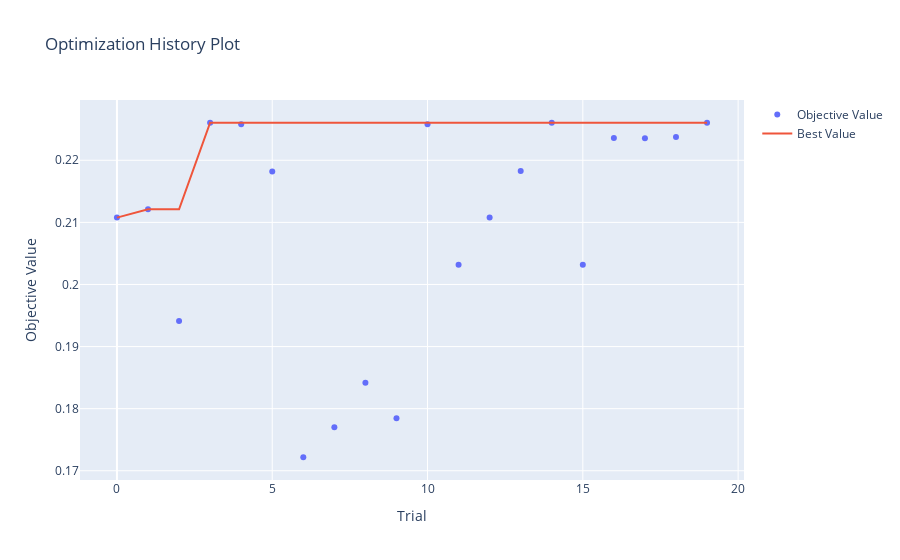

Notebook cell for this chart:
### Markdown cell above
Optuna nám mimo jiné dovoluje zobrazovat různé zajímavé grafy našeho trénování. My si ukážeme jen ty nejzajímavější.

### Code cell
optuna.visualization.plot_optimization_history(study)

### Figure 1 — Plotly figure (JSON) as saved in the notebook; plotly's stock layout.template omitted (floating-point values rounded to 4 significant figures)
{"data": [{"mode": "markers", "name": "Objective Value", "type": "scatter", "x": [0, 1, 2, 3, 4, 5, 6, 7, 8, 9, 10, 11, 12, 13, 14, 15, 16, 17, 18, 19], "y": [0.2108, 0.2121, 0.1941, 0.226, 0.2258, 0.2182, 0.1722, 0.177, 0.1842, 0.1785, 0.2258, 0.2032, 0.2108, 0.2183, 0.226, 0.2032, 0.2236, 0.2236, 0.2238, 0.226]}, {"mode": "lines", "name": "Best Value", "type": "scatter", "x": [0, 1, 2, 3, 4, 5, 6, 7, 8, 9, 10, 11, 12, 13, 14, 15, 16, 17, 18, 19], "y": [0.2108, 0.2121, 0.2121, 0.226, 0.226, 0.226, 0.226, 0.226, 0.226, 0.226, 0.226, 0.226, 0.226, 0.226, 0.226, 0.226, 0.226, 0.226, 0.226, 0.226]}, {"marker": {"color": "#cccccc"}, "mode": "markers", "name": "Infeasible Trial", "showlegend": false, "type": "scatter", "x": [], "y": []}], "layout": {"title": {"text": "Optimization History Plot"}, "xaxis": {"title": {"text": "Trial"}}, "yaxis": {"title": {"text": "Objective Value"}}}}
